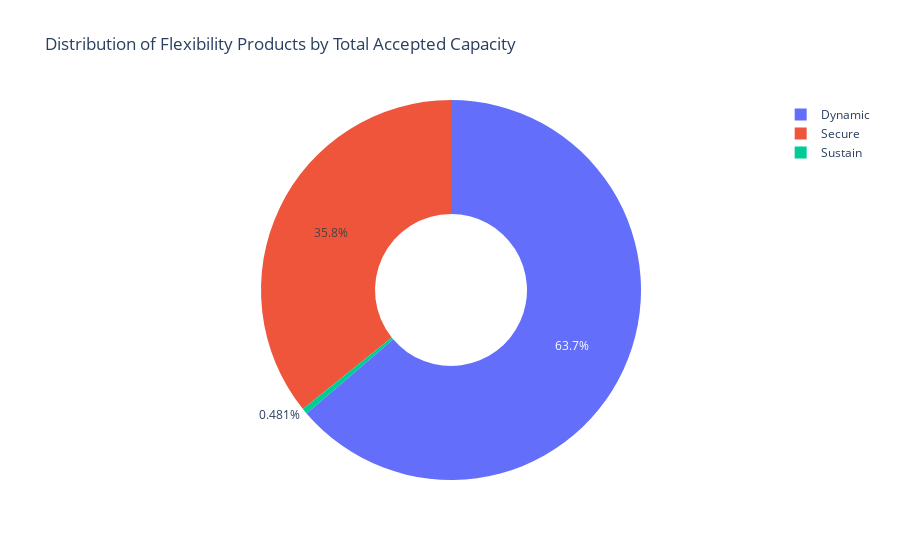

This figure's notebook cell:
### Code cell
flex = data.groupby('Flexibility Product').agg(
    Awarded_Availability_Price=('Awarded Availability Price', 'sum'),
    # Total_Tendered_Capacity=('Tendered Capacity [kW]', 'sum'),  # Sum of capacities
    Company_Names=('Company Name', lambda x: ', '.join(x.unique())),  # Concatenate company names
    Total_Accepted_Capacity=('Accepted Capacity [kW]', 'sum')  # Total capacity per product
).reset_index()

# Create a doughnut chart
flex_fig = px.pie(
    flex,
    names='Flexibility Product',
    values='Total_Accepted_Capacity',
    hole=0.4,  # This creates the doughnut effect
    hover_data={
        'Flexibility Product': True,
        'Total_Accepted_Capacity': True,
        'Awarded_Availability_Price': True,
        # 'Total_Tendered_Capacity': True,
        # 'Total_Installed_Capacity': True,
        'Company_Names': True,
        
    },
    title='Distribution of Flexibility Products by Total Accepted Capacity'
)

# Update hover template to include the company names and total capacity
flex_fig.update_traces(
    hovertemplate="<b>Flexibility Product:</b> %{label}<br>" +
                  "<b>Total Accepted Capacity:</b> %{value} kW<br>" +
                  "<b>Awarded Availability Price:</b> £%{value:.2f}<br>" +
                #   "<b>Total Asset Installed Capacity:</b> %{value} kW<br>" +
                  "<b>Companies:</b> %{customdata[0]}<extra></extra>",
    customdata=flex[['Company_Names']].values  # Pass company names to customdata
)

# Show the plot
flex_fig.show()

### Figure 1 — Plotly figure (JSON) as saved in the notebook; plotly's stock layout.template omitted (floating-point values rounded to 4 significant figures)
{"data": [{"customdata": [["EV DOT ENERGY LTD, Levelise Limited, Axle Energy Limited, Octopus Energy Limited, Electric Miles Ltd, ZENOBE RENTAL 6 LIMITED, East Langford Solar Limited, 0"], ["Axle Energy Limited, Conrad Energy Limited, EV DOT ENERGY LTD, Equiwatt Ltd., Octopus Energy Limited, Levelise Limited, Electric Miles Ltd, 0"], ["OVO Energy Ltd, Octopus Energy Limited, Axle Energy Limited, 0"]], "domain": {"x": [0, 1], "y": [0, 1]}, "hole": 0.4, "hovertemplate": "<b>Flexibility Product:</b> %{label}<br><b>Total Accepted Capacity:</b> %{value} kW<br><b>Awarded Availability Price:</b> £%{value:.2f}<br><b>Companies:</b> %{customdata[0]}<extra></extra>", "labels": ["Dynamic", "Secure", "Sustain"], "legendgroup": "", "name": "", "showlegend": true, "type": "pie", "values": [509000.0, 285600.0, 3840.0]}], "layout": {"legend": {"tracegroupgap": 0}, "title": {"text": "Distribution of Flexibility Products by Total Accepted Capacity"}}}
